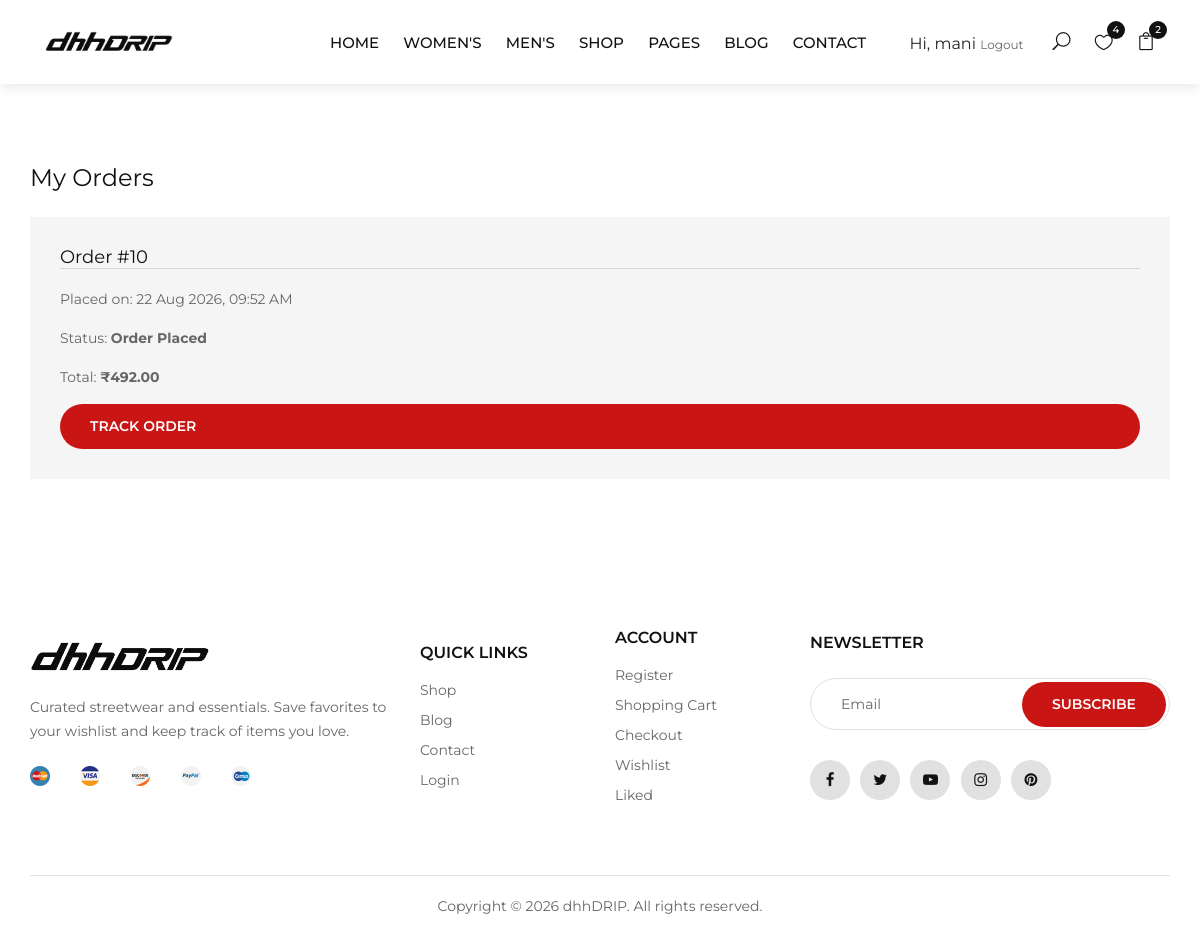
The page /my-orders/ (signed in) on the database as committed earlier.
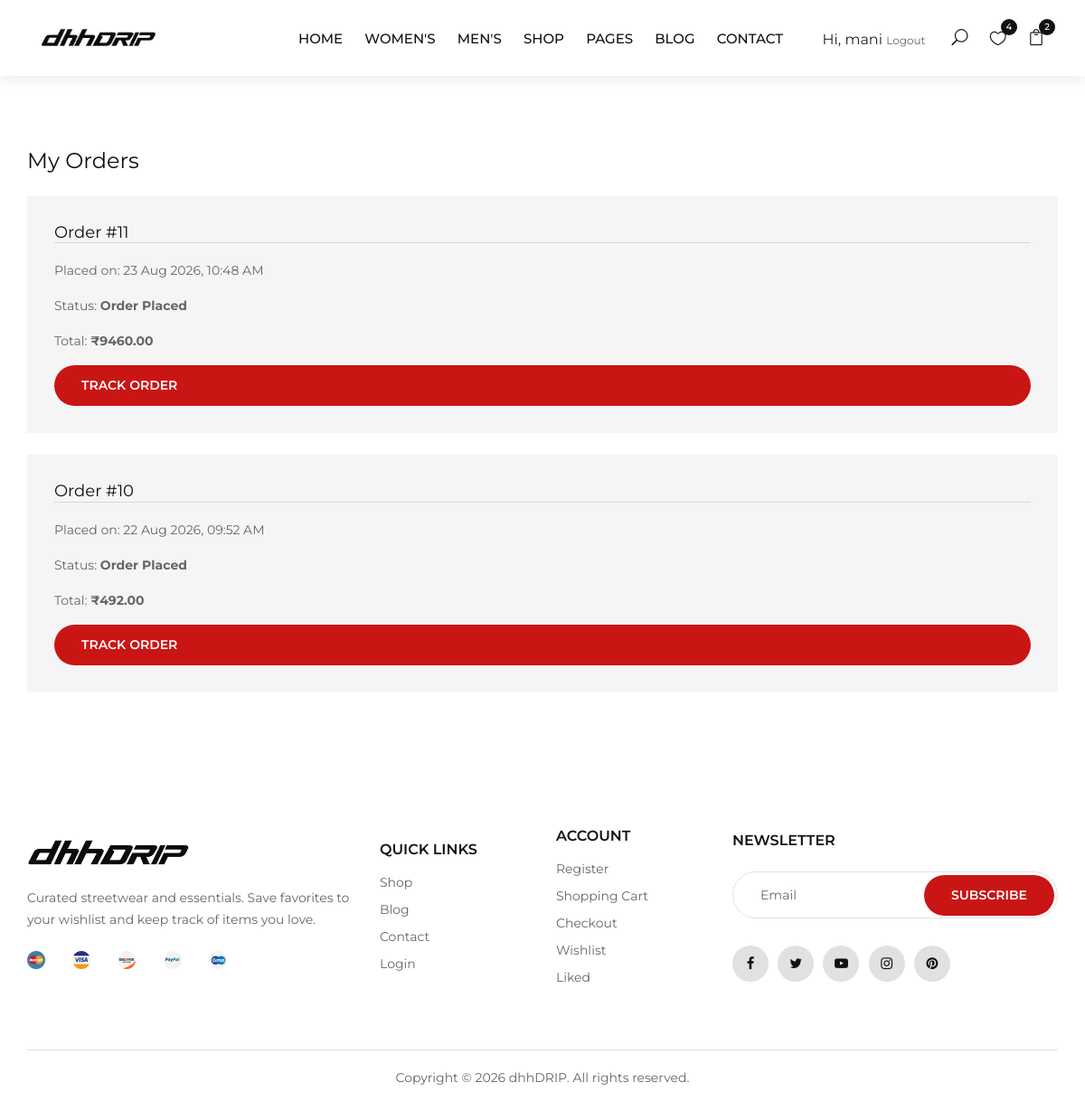
The same page on the database as committed later.
### myapp/models.py (models this page shows, shortened)
class Order(models.Model):
    STATUS_CHOICES = [
        ("Pending", "Order Placed"),
        ("Confirmed", "Confirmed"),
        ("Processing", "Processing"),
        ("Shipped", "Shipped"),
        ("Out for Delivery", "Out for Delivery"),
        ("Delivered", "Delivered"),
        ("Cancelled", "Cancelled"),
    ]
    user = models.ForeignKey(
        User,
        on_delete=models.CASCADE,
        related_name="orders",
        null=True,
        blank=True
    )
    first_name = models.CharField(max_length=100)
    last_name = models.CharField(max_length=100)
    country = models.CharField(max_length=100)
    address = models.CharField(max_length=255)
    apartment = models.CharField(
        max_length=255,
        blank=True
    )
    city = models.CharField(max_length=100)
    state = models.CharField(max_length=100)
    postcode = models.CharField(max_length=20)
    phone = models.CharField(max_length=20)
    email = models.EmailField()
    order_notes = models.TextField(
        blank=True
    )
    subtotal = models.DecimalField(
        max_digits=10,
        decimal_places=2
    )
    tax = models.DecimalField(
        max_digits=10,
        decimal_places=2
    )
    handling_fee = models.DecimalField(
        max_digits=10,
        decimal_places=2
    )
    total = models.DecimalField(
        max_digits=10,
        decimal_places=2
    )
    created_at = models.DateTimeField(
        auto_now_add=True
    )
    status = models.CharField(
        max_length=30,
        choices=STATUS_CHOICES,
        default="Pending"
    )
    confirmed_at = models.DateTimeField(
        null=True,
        blank=True
    )
    processing_at = models.DateTimeField(
        null=True,
        blank=True
    )
    shipped_at = models.DateTimeField(
        null=True,
        blank=True
    )
    out_for_delivery_at = models.DateTimeField(
        null=True,
        blank=True
    )
    delivered_at = models.DateTimeField(
        null=True,
        blank=True
    )
    cancelled_at = models.DateTimeField(
        null=True,
        blank=True
    )

### myapp/views.py (the view)
# urls.py: path('my-orders/', views.my_orders, name='my_orders'),
@login_required(login_url="login")
def my_orders(request):
    orders = Order.objects.filter(
        user=request.user
    ).order_by("-created_at")
    return render(
        request,
        "my-orders.html",
        {
            "orders": orders
        }
    )

### myapp/templates/my-orders.html (shortened to what this page needs)
{% extends 'base.html' %}
{% load static %}
{% block content %}
<section class="checkout spad">
    <div class="container">
        <div class="row">
            <div class="col-lg-12">
                <h4 class="mb-4">My Orders</h4>
                {% if orders %}
                    {% for order in orders %}
                        <div class="checkout__order mb-4">
                            <h5>
                                Order #{{ order.id }}
                            </h5>
                            <p>
                                Placed on:
                                {{ order.created_at|date:"d M Y, h:i A" }}
                            </p>
                            <p>
                                Status:
                                <strong>{{ order.get_status_display }}</strong>
                            </p>
                            <p>
                                Total:
                                <strong>₹{{ order.total }}</strong>
                            </p>
                            <a
                                href="{% url 'track_order' order.id %}"
                                class="site-btn"
                            >
                                Track Order
                            </a>
                        </div>
                    {% endfor %}
                {% endif %}
            </div>
        </div>
    </div>
</section>
{% endblock %}

### myapp/templates/base.html (shortened to what this page needs)
{% load static %}
<!DOCTYPE html>
<html lang="en">
<head>
    <link rel="stylesheet" href="{% static 'css/bootstrap.min.css' %}" type="text/css">
    <link rel="stylesheet" href="{% static 'css/custom-pages.css' %}">
    <link rel="stylesheet" href="{% static 'css/font-awesome.min.css' %}" type="text/css">
    <link rel="stylesheet" href="{% static 'css/elegant-icons.css' %}" type="text/css">
    <link rel="stylesheet" href="{% static 'css/jquery-ui.min.css' %}" type="text/css">
    <link rel="stylesheet" href="{% static 'css/magnific-popup.css' %}" type="text/css">
    <link rel="stylesheet" href="{% static 'css/owl.carousel.min.css' %}" type="text/css">
    <link rel="stylesheet" href="{% static 'css/slicknav.min.css' %}" type="text/css">
    <link rel="stylesheet" href="{% static 'css/style.css' %}" type="text/css">
    <link rel="stylesheet" href="{% static 'css/custom-pages.css' %}" type="text/css">
</head>
<body>
    {% include 'includes/header.html' %}
    {% block content %}{% endblock %}
    {% include 'includes/footer.html' %}
</body>
</html>

### myapp/templates/includes/header.html (shortened to what this page needs)
{% load static %}
<header class="header">
  <div class="container-fluid">
    <div class="row">
      <div class="col-xl-3 col-lg-2">
        <div class="header__logo">
          <a href="{% url 'home' %}"
            ><img src="{% static 'img/logo.png' %}" alt="dhhDRIP"
          /></a>
        </div>
      </div>
      <div class="col-xl-6 col-lg-7">
        <nav class="header__menu">
          <ul>
            <li
              class="{% if request.resolver_match.url_name == 'home' %}active{% endif %}"
            >
              <a href="{% url 'home' %}">Home</a>
            </li>
            <li
              class="{% if request.resolver_match.url_name == 'women' %}active{% endif %}"
            >
              <a href="{% url 'women' %}">Women's</a>
            </li>
            <li
              class="{% if request.resolver_match.url_name == 'men' %}active{% endif %}"
            >
              <a href="{% url 'men' %}">Men's</a>
            </li>
            <li
              class="{% if request.resolver_match.url_name == 'shop' %}active{% endif %}"
            >
              <a href="{% url 'shop' %}">Shop</a>
            </li>
            <li>
              <a href="#">Pages</a>
            </li>
            <li
              class="{% if request.resolver_match.url_name == 'blog' %}active{% endif %}"
            >
              <a href="{% url 'blog' %}">Blog</a>
            </li>
            <li
              class="{% if request.resolver_match.url_name == 'contact' %}active{% endif %}"
            >
              <a href="{% url 'contact' %}">Contact</a>
            </li>
          </ul>
        </nav>
      </div>
      <div class="col-lg-3">
        <div class="header__right">
          <div class="header__right__auth">
            {% if user.is_authenticated %}
            <span>Hi, {{ user.first_name|default:user.username }}</span>
            <a href="{% url 'logout' %}">Logout</a>
            {% else %}
            <a href="{% url 'login' %}">Login</a>
            <a href="{% url 'register' %}">Register</a>
            {% endif %}
          </div>
          <ul class="header__right__widget">
            <li><span class="icon_search search-switch"></span></li>
            <li>
              <a href="{% url 'my_orders' %}"
                ><span class="icon_heart_alt"></span>
                <div class="tip">4</div>
              </a>
            </li>
            <li>
              <a href="{% url 'cart' %}"
                ><span class="icon_bag_alt"></span>
                <div class="tip">2</div>
              </a>
            </li>
          </ul>
        </div>
      </div>
    </div>
  </div>
</header>

### myapp/templates/includes/footer.html (shortened to what this page needs)
{% load static %}
<footer class="footer">
    <div class="container">
        <div class="row">
            <div class="col-lg-4 col-md-6 col-sm-7">
                <div class="footer__about">
                    <div class="footer__logo">
                        <a href="{% url 'home' %}"><img src="{% static 'img/logo.png' %}" alt="dhhDRIP"></a>
                    </div>
                    <p>Curated streetwear and essentials. Save favorites to your wishlist and keep track of items you love.</p>
                    <div class="footer__payment">
                        <a href="#"><img src="{% static 'img/payment/payment-1.png' %}" alt=""></a>
                        <a href="#"><img src="{% static 'img/payment/payment-2.png' %}" alt=""></a>
                        <a href="#"><img src="{% static 'img/payment/payment-3.png' %}" alt=""></a>
                        <a href="#"><img src="{% static 'img/payment/payment-4.png' %}" alt=""></a>
                        <a href="#"><img src="{% static 'img/payment/payment-5.png' %}" alt=""></a>
                    </div>
                </div>
            </div>
            <div class="col-lg-2 col-md-3 col-sm-5">
                <div class="footer__widget">
                    <h6>Quick links</h6>
                    <ul>
                        <li><a href="{% url 'shop' %}">Shop</a></li>
                        <li><a href="{% url 'blog' %}">Blog</a></li>
                        <li><a href="{% url 'contact' %}">Contact</a></li>
                        <li><a href="{% url 'login' %}">Login</a></li>
                    </ul>
                </div>
            </div>
            <div class="col-lg-2 col-md-3 col-sm-4">
                <div class="footer__widget">
                    <h6>Account</h6>
                    <ul>
                        <li><a href="{% url 'register' %}">Register</a></li>
                        <li><a href="{% url 'cart' %}">Shopping Cart</a></li>
                        <li><a href="{% url 'checkout' %}">Checkout</a></li>
                        <li><a href="{% url 'my_orders' %}">Wishlist</a></li>
                        <li><a href="{% url 'liked' %}">Liked</a></li>
                    </ul>
                </div>
            </div>
            <div class="col-lg-4 col-md-8 col-sm-8">
                <div class="footer__newslatter">
                    <h6>NEWSLETTER</h6>
                    <form action="#">
                        <input type="text" placeholder="Email">
                        <button type="submit" class="site-btn">Subscribe</button>
                    </form>
                    <div class="footer__social">
                        <a href="#"><i class="fa fa-facebook"></i></a>
                        <a href="#"><i class="fa fa-twitter"></i></a>
                        <a href="#"><i class="fa fa-youtube-play"></i></a>
                        <a href="#"><i class="fa fa-instagram"></i></a>
                        <a href="#"><i class="fa fa-pinterest"></i></a>
                    </div>
                </div>
            </div>
        </div>
        <div class="row">
            <div class="col-lg-12">
                <div class="footer__copyright__text">
                    <p>Copyright &copy; <script>document.write(new Date().getFullYear());</script> dhhDRIP. All rights reserved.</p>
                </div>
            </div>
        </div>
    </div>
</footer>

Rows that differ between the two databases and show on the page:
added Order: id "11", created_at "23 Aug 2026, 10:48 AM", status "Order Placed", total "9460.00"
